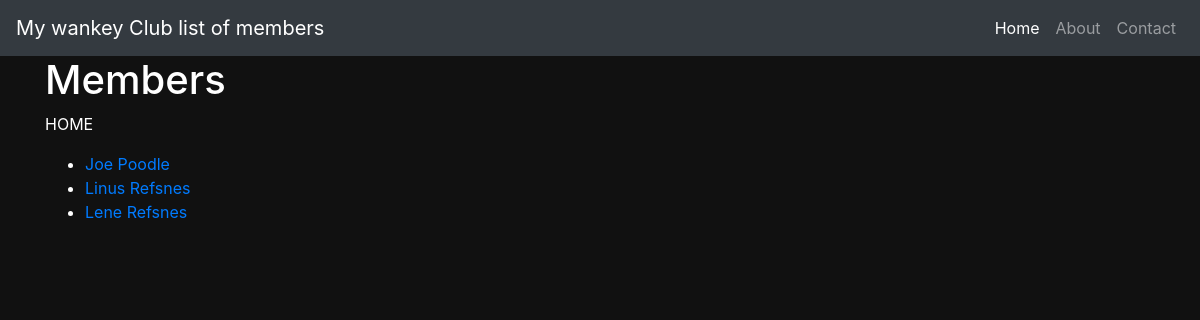
/members/, run on an earlier commit of the app's database.
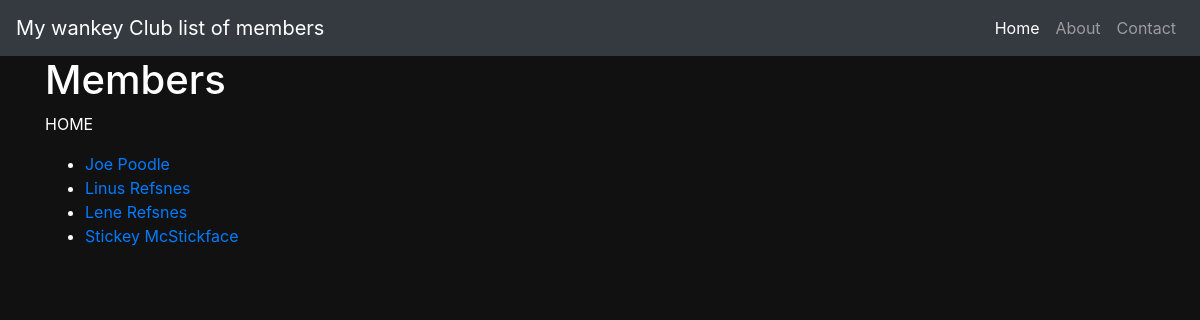
And on a later commit of the database.
### members/models.py (models this page shows)
class Member(models.Model):
    firstname = models.CharField(max_length=255)
    lastname = models.CharField(max_length=255)
    phone = models.IntegerField(null=True)
    joined_date = models.DateField(null=True)

### members/views.py (the view)
# urls.py: path('members/', views.members, name='members'),
def members(request):
    mymembers = Member.objects.all().values()
    template = loader.get_template('all_members.html')
    context = {
        'mymembers': mymembers,
    }
    return HttpResponse(template.render(context, request))

### members/templates/all_members.html
{% extends 'master.html' %}
{% block title %}
My wankey Club list of members
{% endblock%}
{%block content%}
 <h1>Members</h1>
<p><a href="/"></a>HOME</p>
<ul>
  {% for x in mymembers %}
    <li><a href="details/{{ x.id }}">{{ x.firstname }} {{ x.lastname }}</a></li>
  {% endfor %}
</ul>
{% endblock%}

What changed in the data, as far as the page shows it:
added Member: firstname "Stickey", lastname "McStickface"
